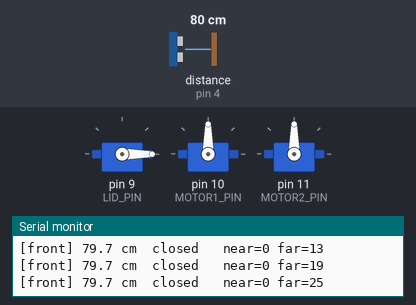
Bench run of a sketch on a simulated Arduino Uno, built with avr-gcc and run on an emulated ATmega328P. Shown: 3 × servo, the last lines printed to the serial monitor. Wiring (inferred from the names in the program): ultrasonic range finder: trigger pin 5; echo pin 4. The test bench sets the inputs (shaded band); at power-on: distance to the obstacle (sensor on pin 4) 80 cm. The echo pulse lasts 58.3 µs per cm.

Above: at 1.7 s.
1.8 s: distance to the obstacle (sensor on pin 4) set to 23 cm
3.3 s: distance to the obstacle (sensor on pin 4) set to 19 cm
At 4.0 s:
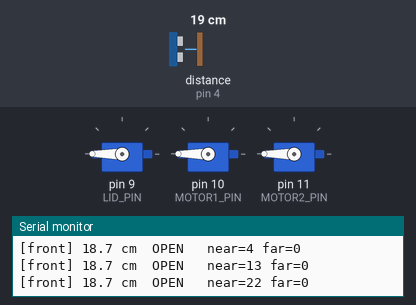
Timing chart, 0 to 6.3 s (numbered marks = the images above; inputs shaded):
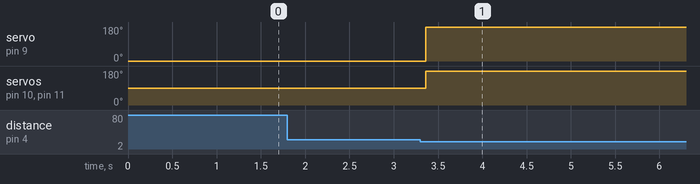

Measured:
- the behaviour switches between 21 and 20 cm on distance to the obstacle (sensor on pin 4) (found by bisection; images 0 and 1)
- after the input at 3.3 s, servo on pin 9 (LID_PIN): 0° → 180° after 0.06 s; servo on pin 10 (MOTOR1_PIN), servo on pin 11 (MOTOR2_PIN): 90° → 180° after 0.06 s

The sketch:

LiveTest.ino
```cpp
/*
  LiveTest - wave your hand in front of the FRONT sensor.
    front distance < 20 cm  -> lid opens (0->180) AND both bag motors run
    front distance >= 20 cm -> lid closes (->0)    AND both motors stop

  Front HC-SR04 : TRIG D5, ECHO D4
  Lid SG-90     : signal D9
  Bag motor #1  : signal D10  (MG996R, 90=stop, 180=fwd, 0=rev)
  Bag motor #2  : signal D11

  Noise handling: median-of-5 filtering + a 6cm hysteresis band
  (open<20, close>26) + debounce (needs several consistent reads
  in a row before switching). This kills all spurious open/close chatter.
*/

#include <Servo.h>

const uint8_t FRONT_TRIG = 5;
const uint8_t FRONT_ECHO = 4;
const uint8_t LID_PIN    = 9;
const uint8_t MOTOR1_PIN = 10;
const uint8_t MOTOR2_PIN = 11;

const float OPEN_CM        = 20.0;  // nearer than this  -> open + run
const float CLOSE_CM       = 26.0;  // farther than this -> close + stop
const int   OPEN_CONFIRM   = 3;     // consecutive near reads needed to open
const int   CLOSE_CONFIRM  = 10;    // consecutive far reads needed to close

const int LID_CLOSED = 0;
const int LID_OPEN   = 180;
const int MOTOR_STOP = 90;
const int MOTOR_RUN  = 180;

Servo lidServo;
Servo motor1;
Servo motor2;

int  nearCnt = 0, farCnt = 0;
bool open = false;

float readCmRaw(uint8_t trig, uint8_t echo) {
  digitalWrite(trig, LOW);  delayMicroseconds(2);
  digitalWrite(trig, HIGH); delayMicroseconds(10);
  digitalWrite(trig, LOW);
  unsigned long d = pulseIn(echo, HIGH, 30000UL);
  if (d == 0) return -1.0;
  return d * 0.0343 / 2.0;
}

float readCmMedian(uint8_t trig, uint8_t echo) {
  const int N = 5;
  float v[N];
  int valid = 0;
  for (int i = 0; i < N; i++) {
    float c = readCmRaw(trig, echo);
    if (c > 0) v[valid++] = c;
  }
  if (valid == 0) return -1.0;
  for (int i = 1; i < valid; i++) {          // insertion sort
    float k = v[i]; int j = i - 1;
    while (j >= 0 && v[j] > k) { v[j + 1] = v[j]; j--; }
    v[j + 1] = k;
  }
  return v[valid / 2];
}

void setOpen(bool o) {
  if (o == open) return;
  open = o;
  lidServo.write(o ? LID_OPEN : LID_CLOSED);
  int m = o ? MOTOR_RUN : MOTOR_STOP;
  motor1.write(m);
  motor2.write(m);
  Serial.print("[state] ");
  Serial.println(o ? "OPEN + motors RUN" : "CLOSED + motors STOP");
}

void setup() {
  Serial.begin(115200);
  delay(500);
  pinMode(FRONT_TRIG, OUTPUT);
  pinMode(FRONT_ECHO, INPUT);
  lidServo.attach(LID_PIN);
  motor1.attach(MOTOR1_PIN);
  motor2.attach(MOTOR2_PIN);
  lidServo.write(LID_CLOSED);
  motor1.write(MOTOR_STOP);
  motor2.write(MOTOR_STOP);
  Serial.println("=== LIVE TEST: front < 20cm -> lid open + motors ===");
}

unsigned long lastPrint = 0;

void loop() {
  float cm = readCmMedian(FRONT_TRIG, FRONT_ECHO);

  if (cm > 0) {
    if (cm < OPEN_CM)       { nearCnt++; farCnt = 0; }
    else if (cm > CLOSE_CM) { farCnt++;  nearCnt = 0; }
    // in the 20..26 deadband: hold both counters (keep current state)

    if (!open && nearCnt >= OPEN_CONFIRM)  { nearCnt = 0; setOpen(true);  }
    if (open  && farCnt  >= CLOSE_CONFIRM) { farCnt  = 0; setOpen(false); }
  }

  if (millis() - lastPrint >= 250) {
    lastPrint = millis();
    Serial.print("[front] ");
    if (cm < 0) Serial.print("-- (no echo)");
    else { Serial.print(cm, 1); Serial.print(" cm"); }
    Serial.print(open ? "  OPEN" : "  closed");
    Serial.print("   near="); Serial.print(nearCnt);
    Serial.print(" far=");    Serial.println(farCnt);
  }
  delay(20);
}
```
